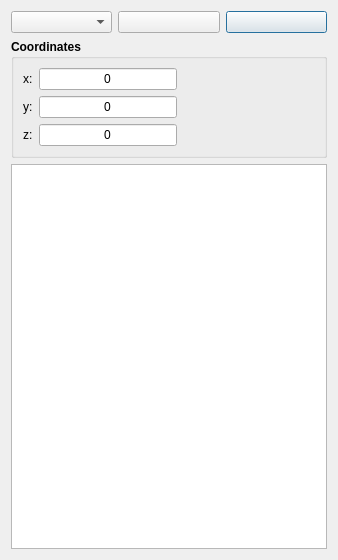
<?xml version="1.0" encoding="UTF-8"?>
<ui version="4.0">
 <class>Nodes</class>
 <widget class="QDialog" name="Nodes">
  <property name="geometry">
   <rect>
    <x>0</x>
    <y>0</y>
    <width>338</width>
    <height>560</height>
   </rect>
  </property>
  <property name="windowTitle">
   <string>Nodes</string>
  </property>
  <layout class="QGridLayout" name="gridLayout_2">
   <item row="0" column="2">
    <widget class="QPushButton" name="push_remove">
     <property name="toolTip">
      <string>Remove Node</string>
     </property>
     <property name="text">
      <string/>
     </property>
     <property name="icon">
      <iconset theme="list-remove">
       <normaloff>.</normaloff>.</iconset>
     </property>
    </widget>
   </item>
   <item row="1" column="0" colspan="3">
    <widget class="QGroupBox" name="box">
     <property name="font">
      <font>
       <weight>75</weight>
       <bold>true</bold>
      </font>
     </property>
     <property name="title">
      <string>Coordinates</string>
     </property>
     <layout class="QGridLayout" name="gridLayout">
      <item row="1" column="1">
       <widget class="QLineEdit" name="edit_y">
        <property name="font">
         <font>
          <weight>50</weight>
          <bold>false</bold>
         </font>
        </property>
        <property name="text">
         <string>0</string>
        </property>
        <property name="alignment">
         <set>Qt::AlignCenter</set>
        </property>
       </widget>
      </item>
      <item row="2" column="0">
       <widget class="QLabel" name="label_z">
        <property name="font">
         <font>
          <weight>50</weight>
          <bold>false</bold>
         </font>
        </property>
        <property name="text">
         <string>z:</string>
        </property>
       </widget>
      </item>
      <item row="0" column="1">
       <widget class="QLineEdit" name="edit_x">
        <property name="font">
         <font>
          <weight>50</weight>
          <bold>false</bold>
         </font>
        </property>
        <property name="text">
         <string>0</string>
        </property>
        <property name="alignment">
         <set>Qt::AlignCenter</set>
        </property>
       </widget>
      </item>
      <item row="2" column="1">
       <widget class="QLineEdit" name="edit_z">
        <property name="font">
         <font>
          <weight>50</weight>
          <bold>false</bold>
         </font>
        </property>
        <property name="text">
         <string>0</string>
        </property>
        <property name="alignment">
         <set>Qt::AlignCenter</set>
        </property>
       </widget>
      </item>
      <item row="1" column="0">
       <widget class="QLabel" name="label_y">
        <property name="font">
         <font>
          <weight>50</weight>
          <bold>false</bold>
         </font>
        </property>
        <property name="text">
         <string>y:</string>
        </property>
       </widget>
      </item>
      <item row="0" column="0">
       <widget class="QLabel" name="label_x">
        <property name="font">
         <font>
          <weight>50</weight>
          <bold>false</bold>
         </font>
        </property>
        <property name="text">
         <string>x:</string>
        </property>
       </widget>
      </item>
      <item row="1" column="2">
       <spacer name="spacer">
        <property name="orientation">
         <enum>Qt::Horizontal</enum>
        </property>
        <property name="sizeHint" stdset="0">
         <size>
          <width>40</width>
          <height>20</height>
         </size>
        </property>
       </spacer>
      </item>
     </layout>
    </widget>
   </item>
   <item row="0" column="1">
    <widget class="QPushButton" name="push_add">
     <property name="toolTip">
      <string>Add Node</string>
     </property>
     <property name="text">
      <string/>
     </property>
     <property name="icon">
      <iconset theme="list-add">
       <normaloff>.</normaloff>.</iconset>
     </property>
    </widget>
   </item>
   <item row="0" column="0">
    <widget class="QComboBox" name="combo">
     <property name="toolTip">
      <string>Node Index</string>
     </property>
    </widget>
   </item>
   <item row="2" column="0" colspan="3">
    <widget class="QTableWidget" name="table"/>
   </item>
  </layout>
 </widget>
 <tabstops>
  <tabstop>combo</tabstop>
  <tabstop>push_add</tabstop>
  <tabstop>push_remove</tabstop>
  <tabstop>edit_x</tabstop>
  <tabstop>edit_y</tabstop>
  <tabstop>edit_z</tabstop>
  <tabstop>table</tabstop>
 </tabstops>
 <resources/>
 <connections/>
 <slots>
  <slot>bla(int)</slot>
 </slots>
</ui>
